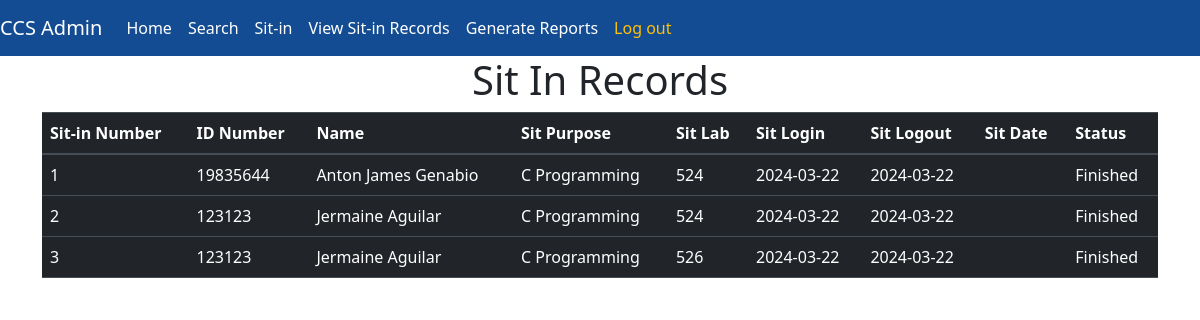
Page /static/ViewRecords.php (signed in) on the earlier database version.
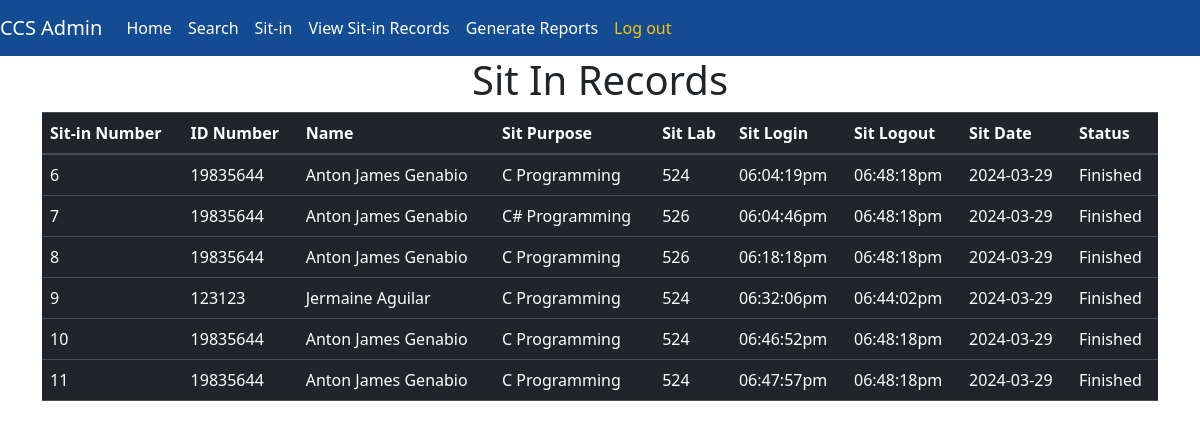
Same page on the later database version.
### tables this page shows
CREATE TABLE `student_sit_in` (
  `sit_id` int(11) NOT NULL,
  `id_number` int(11) NOT NULL,
  `sit_purpose` varchar(50) NOT NULL,
  `sit_lab` varchar(20) NOT NULL,
  `sit_login` varchar(15) NOT NULL,
  `sit_logout` varchar(15) NOT NULL,
  `sit_date` varchar(10) NOT NULL,
  `status` varchar(20) NOT NULL
);

CREATE TABLE `students` (
  `id_number` int(11) NOT NULL,
  `lastName` varchar(50) NOT NULL,
  `firstName` varchar(50) NOT NULL,
  `middleName` varchar(50) NOT NULL,
  `yearLevel` int(11) NOT NULL,
  `password` varchar(50) NOT NULL,
  `course` varchar(20) NOT NULL,
  `email` varchar(50) NOT NULL,
  `address` varchar(50) NOT NULL,
  `status` varchar(10) NOT NULL
);

### static/ViewRecords.php (the view, shortened to what this page needs)
<?php
  include ('backend.php');
?>
<!DOCTYPE html>
<html lang="en">
<head>
    <link rel="stylesheet" href="https://cdn.jsdelivr.net/npm/bootstrap@4.3.1/dist/css/bootstrap.min.css">
    <link rel="stylesheet" href="https://cdnjs.cloudflare.com/ajax/libs/twitter-bootstrap/5.3.0/css/bootstrap.min.css">
    <link rel="stylesheet" href="https://cdn.datatables.net/2.0.2/css/dataTables.bootstrap5.css">
</head>
<body>
<nav class="navbar navbar-expand-lg navbar-light " style="background-color: #144c94">
  <a class="navbar-brand text-white" href="#">CCS Admin</a>
  <div class="collapse navbar-collapse" id="navbarNav">
    <ul class="navbar-nav">
      <li class="nav-item active">
        <a class="nav-link text-white"  href="Admin.php">Home</a>
      </li>
      <li class="nav-item">
        <a type="submit" class="nav-link text-white" data-toggle="modal" data-target="#exampleModal">Search</a>
      </li>
      <li class="nav-item">
        <a class="nav-link text-white" href="Records.php"> Sit-in </a>
      </li>
      <li class="nav-item">
        <a class="nav-link text-white" href="ViewRecords.php">View Sit-in Records</a>
      </li>
      <li class="nav-item">
        <a class="nav-link  text-white" href="Report.php">Generate Reports</a>
      </li>
      <li class="nav-item">
        <a class="btn nav-link text-warning"  href="Login.php">Log out</a>
      </li>
    </ul>
  </div>
</nav>
<h1 class="text-center">Sit In Records</h1>
<?php
$con = mysqli_connect('localhost', 'root', '', 'ccs_system');
$sqlTable = " SELECT student_sit_in.sit_id, students.id_number, students.firstName,students.lastName,
 student_sit_in.sit_purpose, student_sit_in.sit_lab , student_sit_in.sit_login,
  student_sit_in.sit_logout,student_sit_in.sit_date, student_sit_in.status FROM
   students INNER JOIN student_sit_in ON students.id_number = student_sit_in.id_number
    INNER JOIN student_session ON student_sit_in.id_number = student_session.id_number WHERE student_sit_in.status = 'Finished';";
$result = mysqli_query($con, $sqlTable);
if(mysqli_num_rows($result) > 0)
    {
      $listPerson = [];
      while($row = mysqli_fetch_array($result)) {
          $listPerson[] = $row;
      }
    }
    else
    {
    }
?>
<div class="container">
  <table id="example" class="table table-dark display compact" style="width:100%">
  <thead>
      <tr>
          <th>Sit-in Number</th>
          <th>ID Number</th>
          <th>Name</th>
          <th>Sit Purpose</th>
          <th>Sit Lab</th>
          <th>Sit Login</th>
          <th>Sit Logout</th>
          <th>Sit Date</th>
          <th>Status</th>
      </tr>
  </thead>
  <tbody>
      <?php foreach ($listPerson as $person): ?>
          <tr>
              <td><?php echo $person['sit_id']; ?></td>
              <td><?php echo $person['id_number']; ?></td>
              <td><?php echo $person['firstName']." ".$person['lastName']; ?></td>
              <td><?php echo $person['sit_purpose']; ?></td>
              <td><?php echo $person['sit_lab']; ?></td>
              <td><?php echo $person['sit_login']; ?></td>
              <td><?php echo $person['sit_logout']; ?></td>
              <td><?php echo $person['sit_date']; ?></td>
              <td><?php echo $person['status']; ?></td>
          </tr>
      <?php endforeach; ?>
  </tbody>
</table>
</div>
</body>
</html>

### static/backend.php (shortened to what this page needs)
<!DOCTYPE html>
<html lang="en">
<head>
</head>
<body>
</body>
</html>

Differences in the rows shown:
removed student_sit_in: sit_id "1", id_number.id_number "19835644", id_number.firstName "Anton James", id_number.lastName "Genabio", sit_purpose "C Programming", sit_lab "524", sit_login "2024-03-22", sit_logout "2024-03-22", status "Finished"
removed student_sit_in: sit_id "2", id_number.id_number "123123", id_number.firstName "Jermaine", id_number.lastName "Aguilar", sit_purpose "C Programming", sit_lab "524", sit_login "2024-03-22", sit_logout "2024-03-22", status "Finished"
removed student_sit_in: sit_id "3", id_number.id_number "123123", id_number.firstName "Jermaine", id_number.lastName "Aguilar", sit_purpose "C Programming", sit_lab "526", sit_login "2024-03-22", sit_logout "2024-03-22", status "Finished"
added student_sit_in: sit_id "6", id_number.id_number "19835644", id_number.firstName "Anton James", id_number.lastName "Genabio", sit_purpose "C Programming", sit_lab "524", sit_login "06:04:19pm", sit_logout "06:48:18pm", sit_date "2024-03-29", status "Finished"
added student_sit_in: sit_id "7", id_number.id_number "19835644", id_number.firstName "Anton James", id_number.lastName "Genabio", sit_purpose "C# Programming", sit_lab "526", sit_login "06:04:46pm", sit_logout "06:48:18pm", sit_date "2024-03-29", status "Finished"
added student_sit_in: sit_id "8", id_number.id_number "19835644", id_number.firstName "Anton James", id_number.lastName "Genabio", sit_purpose "C Programming", sit_lab "526", sit_login "06:18:18pm", sit_logout "06:48:18pm", sit_date "2024-03-29", status "Finished"
added student_sit_in: sit_id "9", id_number.id_number "123123", id_number.firstName "Jermaine", id_number.lastName "Aguilar", sit_purpose "C Programming", sit_lab "524", sit_login "06:32:06pm", sit_logout "06:44:02pm", sit_date "2024-03-29", status "Finished"
added student_sit_in: sit_id "10", id_number.id_number "19835644", id_number.firstName "Anton James", id_number.lastName "Genabio", sit_purpose "C Programming", sit_lab "524", sit_login "06:46:52pm", sit_logout "06:48:18pm", sit_date "2024-03-29", status "Finished"
added student_sit_in: sit_id "11", id_number.id_number "19835644", id_number.firstName "Anton James", id_number.lastName "Genabio", sit_purpose "C Programming", sit_lab "524", sit_login "06:47:57pm", sit_logout "06:48:18pm", sit_date "2024-03-29", status "Finished"
